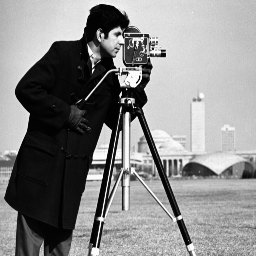
#> input picture DIP17_1_Images/cameraman.png, 256 x 256 px, found by its file name
$ python Q_3.py   (Python 2 division)
#> lines starting #> are read from the running program, lines starting #| are printed output that depends on the picture
# Reference Links
# http://dsp.stackexchange.com/questions/11326/difference-between-snr-and-psnr
# http://stackoverflow.com/questions/21117415/finding-the-value-of-the-min-and-max-pixel
# http://stackoverflow.com/questions/2440504/noise-estimation-noise-measurement-in-image

import numpy as np
import cv2
import math
from scipy import signal

img = cv2.imread("/home/aditya/diptemp/tkh/imgs/cameraman.png")
#> img is the input picture: shape (256, 256, 3); min 0, max 251, mean 137.1
img = cv2.cvtColor(img,cv2.COLOR_BGR2GRAY)
#> img: shape (256, 256)

# Adding Noise of power 0.5 = n1
(row,column) = img.shape
#> row = 256; column = 256
mean = 0
variance = 0.5
standard_deviation = variance ** (0.5)

Noisy_Image1 =  np.random.normal(mean,standard_deviation,(row,column))
Noisy_Image1 = img + Noisy_Image1

# Adding Noise of power 1 = n2
(row,column) = img.shape
mean = 0
variance = 1
standard_deviation = variance ** (0.5)


Noisy_Image2 = np.random.normal(mean,standard_deviation,(row,column))

Noisy_Image2 = img + Noisy_Image2

#Distinguishing between between Noise levels using variance

Noise1 = Noisy_Image1 - img
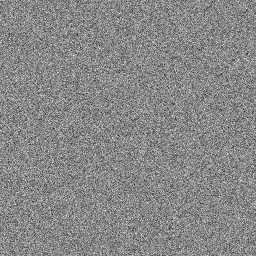
#> Noise1: shape (256, 256) float64; min -3.43, max 3, mean -0.00267; drawn with min black and max white
var1 = np.var(Noise1)
#> var1 = 0.495

Noise2 = Noisy_Image2 - img
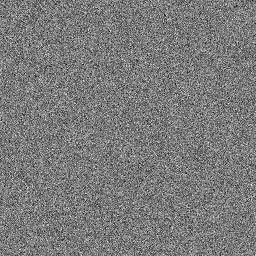
#> Noise2: shape (256, 256) float64; min -3.98, max 4.29, mean 0.0105; drawn with min black and max white
var2 = np.var(Noise2)
#> var2 = 1


Difference = var1 - var2
#> Difference = -0.506

# print Difference

if (Difference > 0):
    print "n1 > n2"
else:
    if (Difference < 0):
        print "n1 < n2"
    else:
        print "n1 = n2"

#Distinguishing between between Noise levels using PSNR (Peak Signal to Noise Ratio)

MAX_INTENSITY = np.amax(img)
#> MAX_INTENSITY = 251

MSE1 = np.sum((img.astype("float") - Noisy_Image1.astype("float")) ** 2)
#> MSE1 = 32462.4
MSE1 /= float(img.shape[0] * img.shape[1])
#> MSE1 = 0.495

MSE2 = np.sum((img.astype("float") - Noisy_Image2.astype("float")) ** 2)
#> MSE2 = 65598.9
MSE2 /= float(img.shape[0] * img.shape[1])
#> MSE2 = 1

PSNR1 = ((MAX_INTENSITY)**2)/MSE1
#> PSNR1 = 127188.4
PSNR2 = ((MAX_INTENSITY)**2)/MSE2
#> PSNR2 = 62940.6

if (PSNR1 < PSNR2):
    print "n1 > n2"
else:
    if (PSNR1 > PSNR2):
        print "n1 < n2"
    else:
        print "n1 = n2"

# Distinguishing between between Noise levels with the help of Laplacian operator, Assumption is noise added is zero mean Gaussian Noise

(H, W) = Noisy_Image1.shape
#> H = 256; W = 256
M = [[1, -2, 1],[-2, 4, -2],[1, -2, 1]]
sigma1 = np.sum(np.sum(np.absolute(signal.convolve2d(Noisy_Image1, M))))
#> sigma1 = 1629481.2
sigma1 = sigma1 * math.sqrt(0.5 * math.pi) / (6 * (W-2) * (H-2))
#> sigma1 = 5.28

sigma2 = np.sum(np.sum(np.absolute(signal.convolve2d(Noisy_Image2, M))))
#> sigma2 = 1662233.2
sigma2 = sigma2 * math.sqrt(0.5 * math.pi) / (6 * (W-2) * (H-2))
#> sigma2 = 5.38

if (sigma1 > sigma2):
    print "n1 > n2"
else:
    if (sigma1 < sigma2):
        print "n1 < n2"
    else:
        print "n1 = n2"
